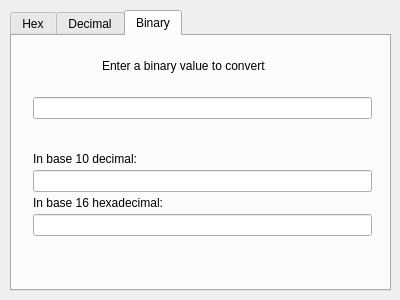
<?xml version="1.0" encoding="UTF-8"?>
<ui version="4.0">
 <class>Dialog</class>
 <widget class="QDialog" name="Dialog">
  <property name="geometry">
   <rect>
    <x>0</x>
    <y>0</y>
    <width>400</width>
    <height>300</height>
   </rect>
  </property>
  <property name="windowTitle">
   <string>Dialog</string>
  </property>
  <widget class="QTabWidget" name="tabWidget">
   <property name="geometry">
    <rect>
     <x>10</x>
     <y>10</y>
     <width>381</width>
     <height>281</height>
    </rect>
   </property>
   <property name="currentIndex">
    <number>2</number>
   </property>
   <widget class="QWidget" name="tab">
    <attribute name="title">
     <string>Hex</string>
    </attribute>
    <widget class="QWidget" name="verticalLayoutWidget">
     <property name="geometry">
      <rect>
       <x>10</x>
       <y>50</y>
       <width>361</width>
       <height>161</height>
      </rect>
     </property>
     <layout class="QVBoxLayout" name="verticalLayout">
      <property name="spacing">
       <number>4</number>
      </property>
      <item>
       <widget class="QLineEdit" name="hexInputText">
        <property name="sizePolicy">
         <sizepolicy hsizetype="Fixed" vsizetype="Maximum">
          <horstretch>0</horstretch>
          <verstretch>0</verstretch>
         </sizepolicy>
        </property>
        <property name="maximumSize">
         <size>
          <width>390</width>
          <height>16777215</height>
         </size>
        </property>
       </widget>
      </item>
      <item>
       <spacer name="verticalSpacer">
        <property name="orientation">
         <enum>Qt::Vertical</enum>
        </property>
        <property name="sizeHint" stdset="0">
         <size>
          <width>20</width>
          <height>40</height>
         </size>
        </property>
       </spacer>
      </item>
      <item>
       <widget class="QLabel" name="label_2">
        <property name="text">
         <string>In base 2 binary:</string>
        </property>
       </widget>
      </item>
      <item>
       <widget class="QLineEdit" name="hexResultBin">
        <property name="sizePolicy">
         <sizepolicy hsizetype="Fixed" vsizetype="Maximum">
          <horstretch>0</horstretch>
          <verstretch>0</verstretch>
         </sizepolicy>
        </property>
        <property name="maximumSize">
         <size>
          <width>390</width>
          <height>16777215</height>
         </size>
        </property>
        <property name="readOnly">
         <bool>true</bool>
        </property>
       </widget>
      </item>
      <item>
       <widget class="QLabel" name="label_3">
        <property name="text">
         <string>In base 10 decimal:</string>
        </property>
       </widget>
      </item>
      <item>
       <widget class="QLineEdit" name="hexResultDec">
        <property name="sizePolicy">
         <sizepolicy hsizetype="Fixed" vsizetype="Maximum">
          <horstretch>0</horstretch>
          <verstretch>0</verstretch>
         </sizepolicy>
        </property>
        <property name="maximumSize">
         <size>
          <width>390</width>
          <height>16777215</height>
         </size>
        </property>
        <property name="readOnly">
         <bool>true</bool>
        </property>
       </widget>
      </item>
     </layout>
    </widget>
    <widget class="QLabel" name="label">
     <property name="geometry">
      <rect>
       <x>90</x>
       <y>20</y>
       <width>221</width>
       <height>20</height>
      </rect>
     </property>
     <property name="text">
      <string>Enter a hexadecimal value to convert</string>
     </property>
    </widget>
   </widget>
   <widget class="QWidget" name="tab_2">
    <attribute name="title">
     <string>Decimal</string>
    </attribute>
    <widget class="QLabel" name="label_4">
     <property name="geometry">
      <rect>
       <x>90</x>
       <y>20</y>
       <width>221</width>
       <height>20</height>
      </rect>
     </property>
     <property name="text">
      <string>Enter a decimal value to convert</string>
     </property>
    </widget>
    <widget class="QWidget" name="verticalLayoutWidget_2">
     <property name="geometry">
      <rect>
       <x>10</x>
       <y>50</y>
       <width>361</width>
       <height>161</height>
      </rect>
     </property>
     <layout class="QVBoxLayout" name="verticalLayout_2">
      <property name="spacing">
       <number>4</number>
      </property>
      <item>
       <widget class="QLineEdit" name="decInputText">
        <property name="sizePolicy">
         <sizepolicy hsizetype="Fixed" vsizetype="Maximum">
          <horstretch>0</horstretch>
          <verstretch>0</verstretch>
         </sizepolicy>
        </property>
        <property name="maximumSize">
         <size>
          <width>390</width>
          <height>16777215</height>
         </size>
        </property>
       </widget>
      </item>
      <item>
       <spacer name="verticalSpacer_2">
        <property name="orientation">
         <enum>Qt::Vertical</enum>
        </property>
        <property name="sizeHint" stdset="0">
         <size>
          <width>20</width>
          <height>40</height>
         </size>
        </property>
       </spacer>
      </item>
      <item>
       <widget class="QLabel" name="label_5">
        <property name="text">
         <string>In base 2 binary:</string>
        </property>
       </widget>
      </item>
      <item>
       <widget class="QLineEdit" name="decResultBin">
        <property name="sizePolicy">
         <sizepolicy hsizetype="Fixed" vsizetype="Maximum">
          <horstretch>0</horstretch>
          <verstretch>0</verstretch>
         </sizepolicy>
        </property>
        <property name="maximumSize">
         <size>
          <width>390</width>
          <height>16777215</height>
         </size>
        </property>
        <property name="readOnly">
         <bool>true</bool>
        </property>
       </widget>
      </item>
      <item>
       <widget class="QLabel" name="label_6">
        <property name="text">
         <string>In base 16 hexadecimal:</string>
        </property>
       </widget>
      </item>
      <item>
       <widget class="QLineEdit" name="decResultHex">
        <property name="sizePolicy">
         <sizepolicy hsizetype="Fixed" vsizetype="Maximum">
          <horstretch>0</horstretch>
          <verstretch>0</verstretch>
         </sizepolicy>
        </property>
        <property name="maximumSize">
         <size>
          <width>390</width>
          <height>16777215</height>
         </size>
        </property>
        <property name="readOnly">
         <bool>true</bool>
        </property>
       </widget>
      </item>
     </layout>
    </widget>
   </widget>
   <widget class="QWidget" name="tab_3">
    <attribute name="title">
     <string>Binary</string>
    </attribute>
    <widget class="QWidget" name="verticalLayoutWidget_3">
     <property name="geometry">
      <rect>
       <x>10</x>
       <y>50</y>
       <width>361</width>
       <height>161</height>
      </rect>
     </property>
     <layout class="QVBoxLayout" name="verticalLayout_3">
      <property name="spacing">
       <number>4</number>
      </property>
      <item>
       <widget class="QLineEdit" name="binInputText">
        <property name="sizePolicy">
         <sizepolicy hsizetype="Fixed" vsizetype="Maximum">
          <horstretch>0</horstretch>
          <verstretch>0</verstretch>
         </sizepolicy>
        </property>
        <property name="maximumSize">
         <size>
          <width>390</width>
          <height>16777215</height>
         </size>
        </property>
       </widget>
      </item>
      <item>
       <spacer name="verticalSpacer_3">
        <property name="orientation">
         <enum>Qt::Vertical</enum>
        </property>
        <property name="sizeHint" stdset="0">
         <size>
          <width>20</width>
          <height>40</height>
         </size>
        </property>
       </spacer>
      </item>
      <item>
       <widget class="QLabel" name="label_7">
        <property name="text">
         <string>In base 10 decimal:</string>
        </property>
       </widget>
      </item>
      <item>
       <widget class="QLineEdit" name="bin_decResult">
        <property name="sizePolicy">
         <sizepolicy hsizetype="Fixed" vsizetype="Maximum">
          <horstretch>0</horstretch>
          <verstretch>0</verstretch>
         </sizepolicy>
        </property>
        <property name="maximumSize">
         <size>
          <width>390</width>
          <height>16777215</height>
         </size>
        </property>
        <property name="readOnly">
         <bool>true</bool>
        </property>
       </widget>
      </item>
      <item>
       <widget class="QLabel" name="label_8">
        <property name="text">
         <string>In base 16 hexadecimal:</string>
        </property>
       </widget>
      </item>
      <item>
       <widget class="QLineEdit" name="bin_hexResult">
        <property name="sizePolicy">
         <sizepolicy hsizetype="Fixed" vsizetype="Maximum">
          <horstretch>0</horstretch>
          <verstretch>0</verstretch>
         </sizepolicy>
        </property>
        <property name="maximumSize">
         <size>
          <width>390</width>
          <height>16777215</height>
         </size>
        </property>
        <property name="readOnly">
         <bool>true</bool>
        </property>
       </widget>
      </item>
     </layout>
    </widget>
    <widget class="QLabel" name="label_9">
     <property name="geometry">
      <rect>
       <x>90</x>
       <y>20</y>
       <width>221</width>
       <height>20</height>
      </rect>
     </property>
     <property name="text">
      <string>Enter a binary value to convert</string>
     </property>
    </widget>
   </widget>
  </widget>
 </widget>
 <layoutdefault spacing="6" margin="11"/>
 <resources/>
 <connections/>
</ui>
